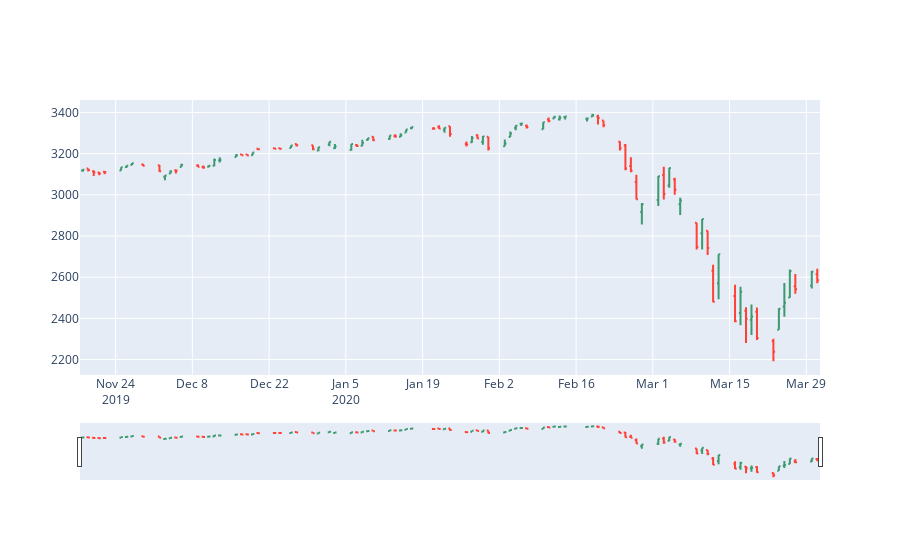

Notebook code cell kept with this figure:
### Code cell
#Chart of GSPC

import plotly
import plotly.graph_objs as go

fig = go.Figure(data=go.Ohlc(x=data_sp.index, open=data_sp.Open, high=data_sp.High, low=data_sp.Low, close=data_sp.Close))
fig.show()
